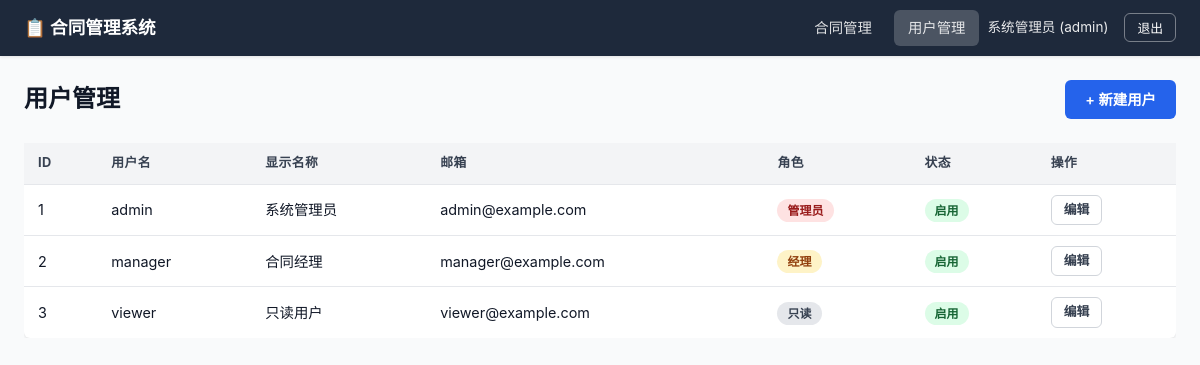
The app's page /projects/contract-manager-eval/users (signed in) with its own data.
### app/models.py (models this page shows)
class User(Base):
    __tablename__ = "users"
    id = Column(Integer, primary_key=True, index=True)
    username = Column(String(64), unique=True, nullable=False, index=True)
    password_hash = Column(String(128), nullable=False)
    display_name = Column(String(128), nullable=False)
    email = Column(String(256), nullable=False)
    role = Column(SAEnum(UserRole), nullable=False, default=UserRole.viewer)
    status = Column(SAEnum(UserStatus), nullable=False, default=UserStatus.active)
    created_at = Column(DateTime, default=datetime.datetime.utcnow, nullable=False)
    updated_at = Column(DateTime, default=datetime.datetime.utcnow, onupdate=datetime.datetime.utcnow, nullable=False)
    contracts = relationship("Contract", back_populates="creator", foreign_keys="Contract.created_by")
    attachments = relationship("Attachment", back_populates="uploader", foreign_keys="Attachment.uploaded_by")
    audit_logs = relationship("AuditLog", back_populates="user")

### app/main.py (the view)
@app.get(f"{settings.BASE_PATH}/users", response_class=HTMLResponse)
def users_list_page(request: Request):
    user, redirect = _require_page_auth(request)
    if redirect:
        return redirect
    if user.role != UserRole.admin:
        raise HTTPException(status_code=403, detail="需要管理员权限")
    db = SessionLocal()
    try:
        users = db.query(User).order_by(User.id).all()
        ctx = _template_context(request, user)
        ctx["users"] = users
        ctx["UserRole"] = UserRole
        ctx["UserStatus"] = UserStatus
        return render_template("users/list.html", ctx)
    finally:
        db.close()

### templates/users/list.html (shortened to what this page needs)
{% extends "base.html" %}
{% block content %}
<div class="container">
  <div class="page-header">
    <h1>用户管理</h1>
    <a href="{{ base_path }}/users/new" class="btn btn-primary">+ 新建用户</a>
  </div>
  <div class="table-wrap">
    <table>
      <thead>
        <tr>
          <th>ID</th>
          <th>用户名</th>
          <th>显示名称</th>
          <th>邮箱</th>
          <th>角色</th>
          <th>状态</th>
          <th>操作</th>
        </tr>
      </thead>
      <tbody>
        {% for u in users %}
        <tr>
          <td>{{ u.id }}</td>
          <td>{{ u.username }}</td>
          <td>{{ u.display_name }}</td>
          <td>{{ u.email }}</td>
          <td>
            <span class="badge {% if u.role.value == 'admin' %}badge-danger{% elif u.role.value == 'manager' %}badge-pending{% else %}badge-draft{% endif %}">
              {% if u.role.value == 'admin' %}管理员
              {% elif u.role.value == 'manager' %}经理
              {% else %}只读
              {% endif %}
            </span>
          </td>
          <td>
            <span class="badge {% if u.status.value == 'active' %}badge-signed{% else %}badge-terminated{% endif %}">
              {{ '启用' if u.status.value == 'active' else '禁用' }}
            </span>
          </td>
          <td>
            <a href="{{ base_path }}/users/{{ u.id }}/edit" class="btn btn-outline btn-sm">编辑</a>
          </td>
        </tr>
        {% endfor %}
      </tbody>
    </table>
  </div>
</div>
{% endblock %}

### templates/base.html (shortened to what this page needs)
<!DOCTYPE html>
<html lang="zh-CN">
<head>
  <link rel="stylesheet" href="{{ base_path }}/static/css/style.css?v={{ version }}">
</head>
<body data-base-path="{{ base_path }}" data-version="{{ version }}">
<nav class="navbar">
  <a href="{{ base_path }}/contracts" class="brand">📋 合同管理系统</a>
  <div class="nav-links">
    {% if user %}
    <a href="{{ base_path }}/contracts" class="{% if request.url.path == base_path + '/contracts' %}active{% endif %}">合同管理</a>
    {% if user.role.value == 'admin' %}
    <a href="{{ base_path }}/users" class="{% if base_path + '/users' in request.url.path %}active{% endif %}">用户管理</a>
    {% endif %}
    <span class="user-info">{{ user.display_name }} ({{ user.role.value }})</span>
    <button id="logout-btn" class="logout-btn">退出</button>
    {% else %}
    <a href="{{ base_path }}/login">登录</a>
    {% endif %}
  </div>
</nav>
<main>{% block content %}{% endblock %}</main>
</body>
</html>

### static/css/style.css (style rules this page uses)
*, *::before, *::after { box-sizing: border-box; margin: 0; padding: 0; }
:root { --primary: #2563eb; --primary-hover: #1d4ed8; --danger: #dc2626; --danger-hover: #b91c1c; --success: #16a34a; --warning: #f59e0b; --gray-50: #f9fafb; --gray-100: #f3f4f6; --gray-200: #e5e7eb; --gray-300: #d1d5db; --gray-500: #6b7280; --gray-700: #374151; --gray-900: #111827; --radius: 6px; --shadow: 0 1px 3px rgba(0,0,0,.1); }
body { font-family: -apple-system, BlinkMacSystemFont, "Segoe UI", Roboto, sans-serif; background: var(--gray-50); color: var(--gray-900); line-height: 1.6; min-height: 100vh; }
a { color: var(--primary); text-decoration: none; }
.navbar { background: #1e293b; color: #fff; padding: 0 24px; height: 56px; display: flex; align-items: center; justify-content: space-between; box-shadow: var(--shadow); position: sticky; top: 0; z-index: 1000; }
.navbar .brand { font-size: 1.1rem; font-weight: 700; color: #fff; }
.navbar .nav-links { display: flex; gap: 8px; align-items: center; }
.navbar .nav-links a { color: rgba(255,255,255,.85); padding: 6px 14px; border-radius: var(--radius); font-size: .9rem; transition: background .15s; }
.navbar .nav-links a.active { background: rgba(255,255,255,.2); }
.navbar .user-info { font-size: .85rem; opacity: .9; margin-right: 8px; }
.navbar .logout-btn { background: none; border: 1px solid rgba(255,255,255,.4); color: #fff; padding: 4px 12px; border-radius: var(--radius); cursor: pointer; font-size: .8rem; }
.container { max-width: 1200px; margin: 0 auto; padding: 24px; }
.btn { display: inline-flex; align-items: center; justify-content: center; padding: 8px 20px; border: none; border-radius: var(--radius); font-size: .9rem; font-weight: 600; cursor: pointer; transition: background .15s, opacity .15s; }
.btn-primary { background: var(--primary); color: #fff; }
.btn-outline { background: none; border: 1px solid var(--gray-300); color: var(--gray-700); }
.btn-sm { padding: 4px 12px; font-size: .8rem; }
.table-wrap { overflow-x: auto; }
table { width: 100%; border-collapse: collapse; background: #fff; border-radius: var(--radius); box-shadow: var(--shadow); }
th { background: var(--gray-100); padding: 10px 14px; text-align: left; font-size: .8rem; font-weight: 700; color: var(--gray-700); text-transform: uppercase; letter-spacing: .5px; }
td { padding: 10px 14px; border-top: 1px solid var(--gray-200); font-size: .9rem; }
.badge { display: inline-block; padding: 2px 10px; border-radius: 12px; font-size: .75rem; font-weight: 600; text-transform: uppercase; }
.badge-draft { background: var(--gray-200); color: var(--gray-700); }
.badge-pending { background: #fef3c7; color: #92400e; }
.badge-signed { background: #dcfce7; color: #166534; }
.badge-danger { background: #fee2e2; color: #991b1b; }
.page-header { display: flex; justify-content: space-between; align-items: center; margin-bottom: 24px; }
.page-header h1 { font-size: 1.5rem; font-weight: 700; }

### records on screen
User: display_name "系统管理员", role.value "admin", id "1", username "admin", email "admin@example.com", status "启用"
User: id "2", username "manager", display_name "合同经理", email "manager@example.com", role "经理", status "启用"
User: id "3", username "viewer", display_name "只读用户", email "viewer@example.com", role "只读", status "启用"
